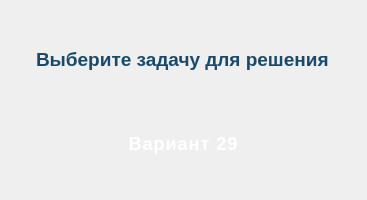
<?xml version="1.0" encoding="UTF-8"?>
<ui version="4.0">
 <class>FormTaskChoice</class>
 <widget class="QWidget" name="FormTaskChoice">
  <property name="geometry">
   <rect>
    <x>0</x>
    <y>0</y>
    <width>367</width>
    <height>200</height>
   </rect>
  </property>
  <property name="minimumSize">
   <size>
    <width>367</width>
    <height>200</height>
   </size>
  </property>
  <property name="font">
   <font>
    <family>Segoe UI</family>
    <pointsize>14</pointsize>
   </font>
  </property>
  <property name="windowTitle">
   <string>Form</string>
  </property>
  <property name="styleSheet">
   <string notr="true">QWidget {
    background: qlineargradient(x1:0, y1:0, x2:1, y2:1,
                                stop:0 #e8f0f7,
                                stop:1 #d4e2f0);
    font-family: 'Segoe UI', 'Arial', sans-serif;
}</string>
  </property>
  <layout class="QVBoxLayout" name="verticalLayout_2">
   <item>
    <layout class="QVBoxLayout" name="verticalLayout">
     <property name="spacing">
      <number>15</number>
     </property>
     <property name="leftMargin">
      <number>20</number>
     </property>
     <property name="topMargin">
      <number>20</number>
     </property>
     <property name="rightMargin">
      <number>20</number>
     </property>
     <property name="bottomMargin">
      <number>20</number>
     </property>
     <item alignment="Qt::AlignmentFlag::AlignHCenter">
      <widget class="QLabel" name="titleLabel">
       <property name="font">
        <font>
         <family>Segoe UI</family>
         <pointsize>-1</pointsize>
         <bold>true</bold>
        </font>
       </property>
       <property name="styleSheet">
        <string notr="true">QLabel#titleLabel {
    color: #1a4a6b;
    font-size: 19px;
    font-weight: bold;
    margin-bottom: 15px;
}</string>
       </property>
       <property name="text">
        <string>Выберите задачу для решения</string>
       </property>
      </widget>
     </item>
     <item>
      <widget class="QPushButton" name="task29Button">
       <property name="minimumSize">
        <size>
         <width>0</width>
         <height>50</height>
        </size>
       </property>
       <property name="font">
        <font>
         <family>Segoe UI</family>
         <pointsize>-1</pointsize>
         <bold>true</bold>
        </font>
       </property>
       <property name="styleSheet">
        <string notr="true">QPushButton#task29Button {
    background: qlineargradient(x1:0, y1:0, x2:0, y2:1,
                                stop:0 #2c7da0,
                                stop:1 #1f5e7a);
    color: white;
    border: none;
    border-radius: 12px;
    padding: 15px 30px;
    font-size: 18px;
    font-weight: bold;
    letter-spacing: 1px;
}

QPushButton#task29Button:hover {
    background: qlineargradient(x1:0, y1:0, x2:0, y2:1,
                                stop:0 #1f5e7a,
                                stop:1 #134b63);
    transform: scale(1.02);
}

QPushButton#task29Button:pressed {
    background: #134b63;
    padding-top: 17px;
    padding-bottom: 13px;
}</string>
       </property>
       <property name="text">
        <string>Вариант 29</string>
       </property>
      </widget>
     </item>
    </layout>
   </item>
  </layout>
 </widget>
 <resources/>
 <connections/>
</ui>
